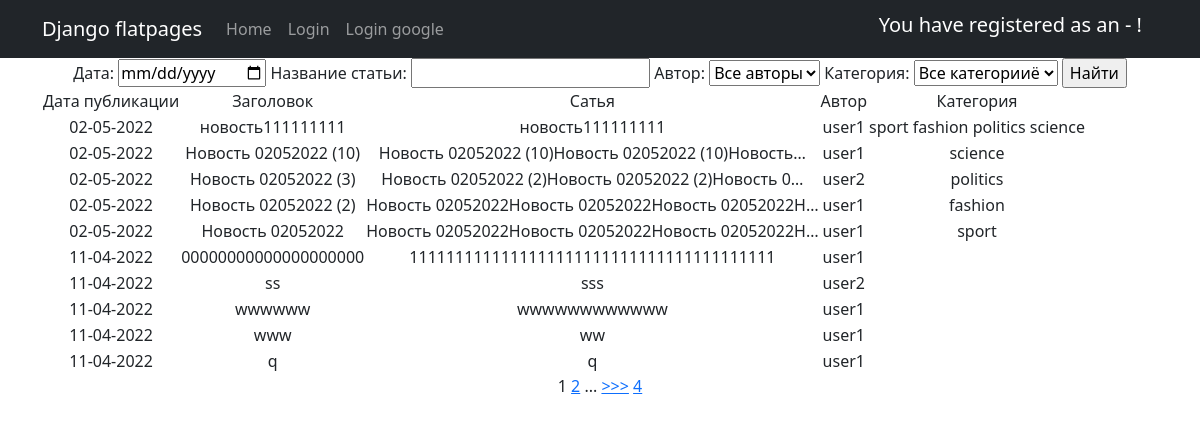
The app's page /news/search/ with its own data.
### News_Portal/models.py (models this page shows, shortened)
class Post(models.Model):
    title = models.CharField(max_length=255)
    text = models.TextField()
    rating = models.SmallIntegerField(default=0)
    NEWS = 'NW'
    ARTICLE = 'AR'
    CAT_CHOICES = (
        (NEWS, 'Новость'),
        (ARTICLE, 'Статья'),
    )
    type = models.CharField(max_length=2, choices=CAT_CHOICES, default=ARTICLE)
    date = models.DateTimeField(auto_now_add=True)
    author = models.ForeignKey(Author, on_delete=models.CASCADE)
    category = models.ManyToManyField(Category, through='PostCategory')

class Author(models.Model):
    user = models.OneToOneField(User, on_delete=models.CASCADE)
    rating = models.SmallIntegerField(default=0)
    def __str__(self):
        return f'{self.user}'

class Category(models.Model):
    name = models.CharField(max_length=255, unique=True)
    subscribers = models.ForeignKey(User, on_delete=models.CASCADE, default='', null=True)
    def __str__(self):
        return f'{self.name}'

### News_Portal/views.py (the view)
# urls.py: path('search/', PostSearchView.as_view(), name='news_search'),
class PostSearchView(ListView):
    model = Post  # указываем модель, объекты которой мы будем выводить
    template_name = 'new_search.html'  # указываем имя шаблона, в котором будет лежать HTML, в котором будут все инструкции о том, как именно пользователю должны вывестись наши объекты
    context_object_name = 'news'
    paginate_by = 10  # поставим постраничный вывод в 10 элементов
    ordering = ['-id']
    def get_filter(self):
        return PostSearch(self.request.GET, queryset=super().get_queryset())
    def get_queryset(self):
        return self.get_filter().qs
    def get_context_data(self, **kwargs):
        return {
            **super().get_context_data(**kwargs),
            'filter': self.get_filter(),
        }

### News_Portal/templatetags/custom_tags.py (called while the page is built)
@register.simple_tag(takes_context=True) #сообщаеv Django, что для работы тега требуется передать контекст
def url_replace(context, **kwargs):
   d = context['request'].GET.copy() #скопировать все параметры текущего запроса
   for k, v in kwargs.items():
       d[k] = v #по указанным полям устанавливаем новые значения
   return d.urlencode()

### templates/new_search.html (shortened to what this page needs)
{% extends 'flatpages/default.html' %}
{% load custom_tags %}
{% block content %}
    <form method="GET">
        {{ filter.form }}
        <input type="submit" value="Найти">
    </form>
    {% if news %}
        <table>
            <tr>
                <td>Дата публикации</td>
                <td>Заголовок</td>
                <td>Сатья</td>
                <td>Автор</td>
                <td>Категория</td>
            </tr>
            {% for new in news %}
                <tr>
                    <td>{{ new.date|date:'d-m-Y' }}</td>
                    <td>{{ new.title }}</td>
                    <td>{{ new.text|truncatechars:50 }}</td>
                    <td>{{ new.author.user }}</td>
                    <td>
                        {% for category in new.category.all %}
                            {{ category }}
                        {% endfor %}
                    </td>
                </tr>
            {% endfor %}
        </table>
    {% else %}
        <h2>НОВОСТЕЙ НЕТ!</h2>
    {% endif %}
    {% if is_paginated %}
        {{ page_obj.number }}
        {% if page_obj.has_next %}
            <a href="?{% url_replace page=page_obj.next_page_number %}">{{ page_obj.next_page_number }}</a>
            {% if paginator.num_pages != page_obj.next_page_number %}
                ...
                <a href="?{% url_replace page=page_obj.next_page_number %}">>>></a>
                <a href="?{% url_replace page=page_obj.paginator.num_pages %}">{{ page_obj.paginator.num_pages }}</a>
            {% endif %}
        {% endif %}
    {% endif %}
{% endblock content %}

### records on screen
Post: date "02-05-2022", title "новость111111111", text "новость111111111", author.user "user1"
Category: name "sport"
Category: name "fashion"
Category: name "politics"
Category: name "science"
Post: date "02-05-2022", title "Новость 02052022 (10)", text "Новость 02052022 (10)Новость 02052022 (10)Новость…", author.user "user1"
Post: date "02-05-2022", title "Новость 02052022 (3)", text "Новость 02052022 (2)Новость 02052022 (2)Новость 0…", author.user "user2"
Post: date "02-05-2022", title "Новость 02052022 (2)", text "Новость 02052022Новость 02052022Новость 02052022Н…", author.user "user1"
Post: date "02-05-2022", title "Новость 02052022", text "Новость 02052022Новость 02052022Новость 02052022Н…", author.user "user1"
Post: date "11-04-2022", title "00000000000000000000", text "1111111111111111111111111111111111111111", author.user "user1"
Post: date "11-04-2022", title "ss", text "sss", author.user "user2"
Post: date "11-04-2022", title "wwwwww", text "wwwwwwwwwwww", author.user "user1"
Post: date "11-04-2022", title "www", text "ww", author.user "user1"
Post: date "11-04-2022", title "q", text "q", author.user "user1"

### other values on screen
{{ page_obj.number }} "1"
{{ page_obj.next_page_number }} "2"
{{ page_obj.paginator.num_pages }} "4"
